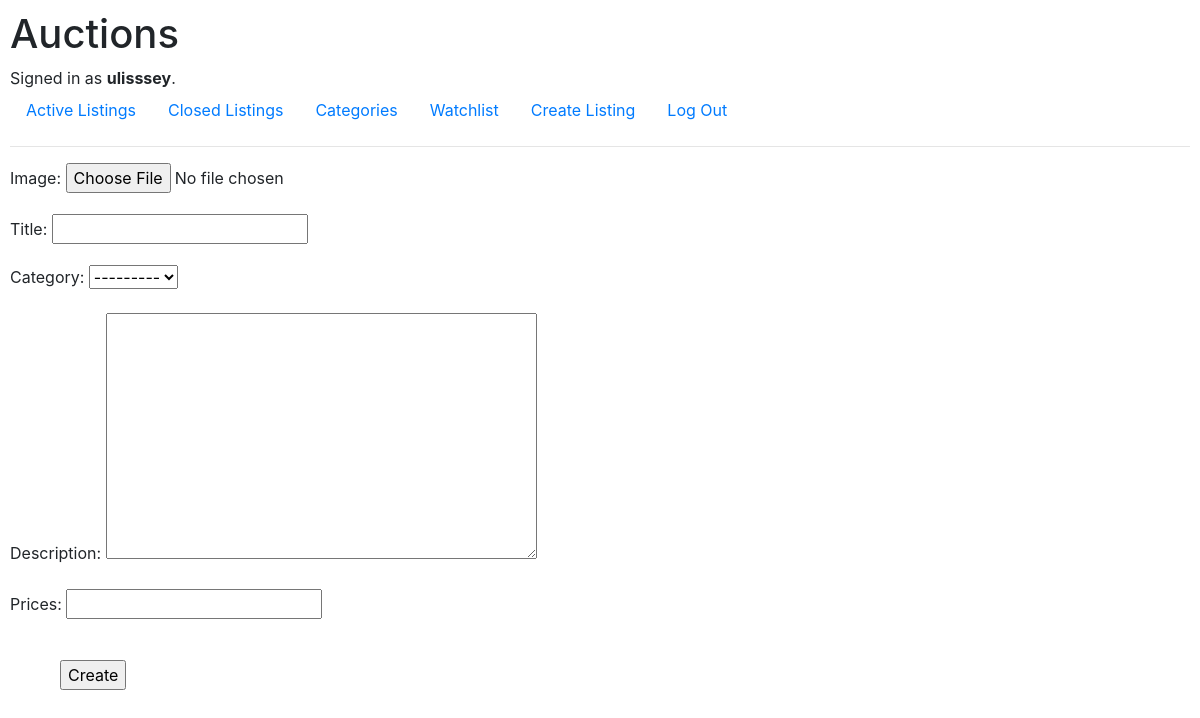
/create (signed in), run on an earlier commit of the app's database.
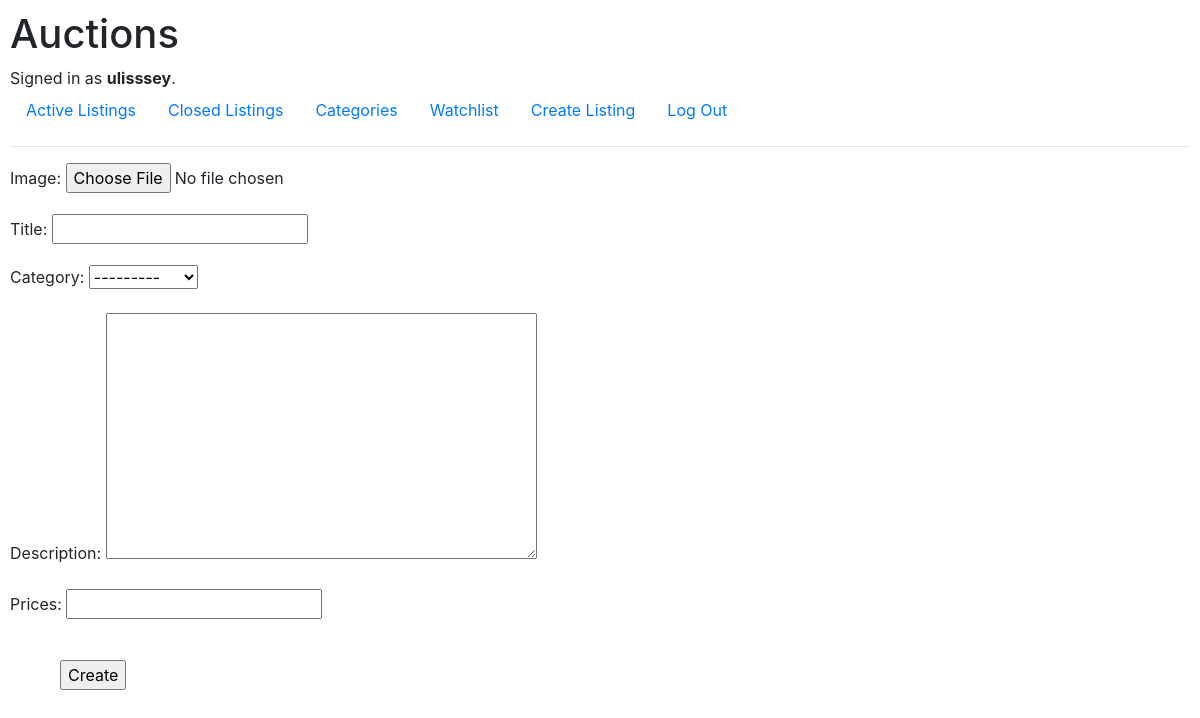
And on a later commit of the database.
### auctions/models.py (models this page shows)
class Categories(models.Model):
    category = models.CharField(max_length=30, null=True, blank=True)
    def __str__(self):
        return self.category

### auctions/views.py (the view)
# urls.py: path("create", views.create, name="create"),
@login_required(login_url='login')
def create(request):
    form = ListingForm()
    if request.method == "POST":
        form = ListingForm(request.POST, request.FILES)
        if form.is_valid():
            form.instance.creator = request.user
            form.save()
            return redirect('index')
    return render(request, 'auctions/create_listing.html', {'form': form})

### auctions/forms.py
class ListingForm(ModelForm):
    class Meta:
        model = AuctionListings
        fields = ['image', 'title', 'category', 'description', 'prices']

### auctions/templates/auctions/create_listing.html (shortened to what this page needs)
{% extends 'auctions/layout.html' %}
{% block body %}
    <form method="post" enctype="multipart/form-data" action="{% url 'create' %}">
        {{ form.as_p }}
        <input class="i-1" type="submit" value="Create">
    </form>
{% endblock %}

What changed in the data, as far as the page shows it:
added Categories: category "---------"
Also different on the page:
form field category: "---------" → (not shown)
